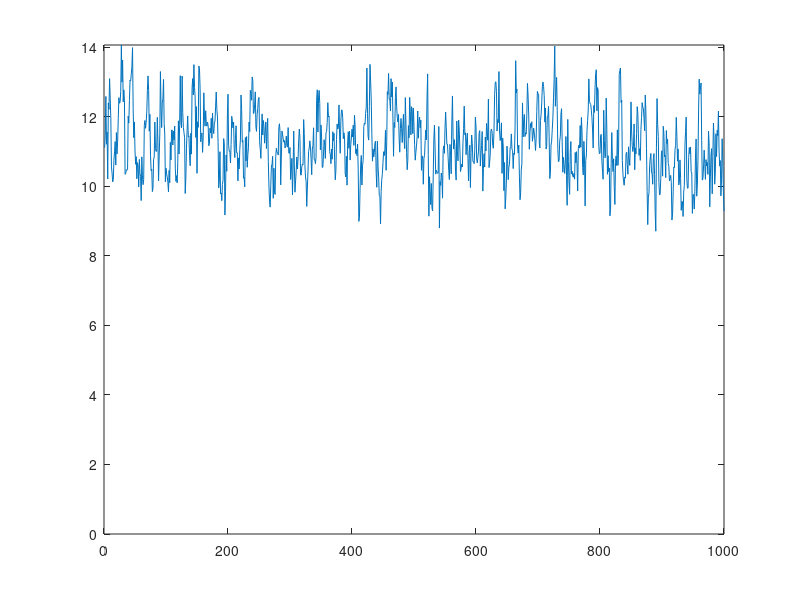

The MATLAB source for this figure:
clear; close all; clc;

T = 1000;
rho = 0.7;
c = 1;
sigma = 0.1;

e = randn(T,1);
x = zeros(T,1);

% Start at the series' average
xbar = c/(1-rho);
x(1) = xbar;

% Now form the AR(1) series
for t = 1:T-1
   x(t+1) = c + rho*x(t) + sigma*e(t+1);
end
y = x.^2;
plot(y)
ylim([0 max(y)])
mean(y)
std(y)
